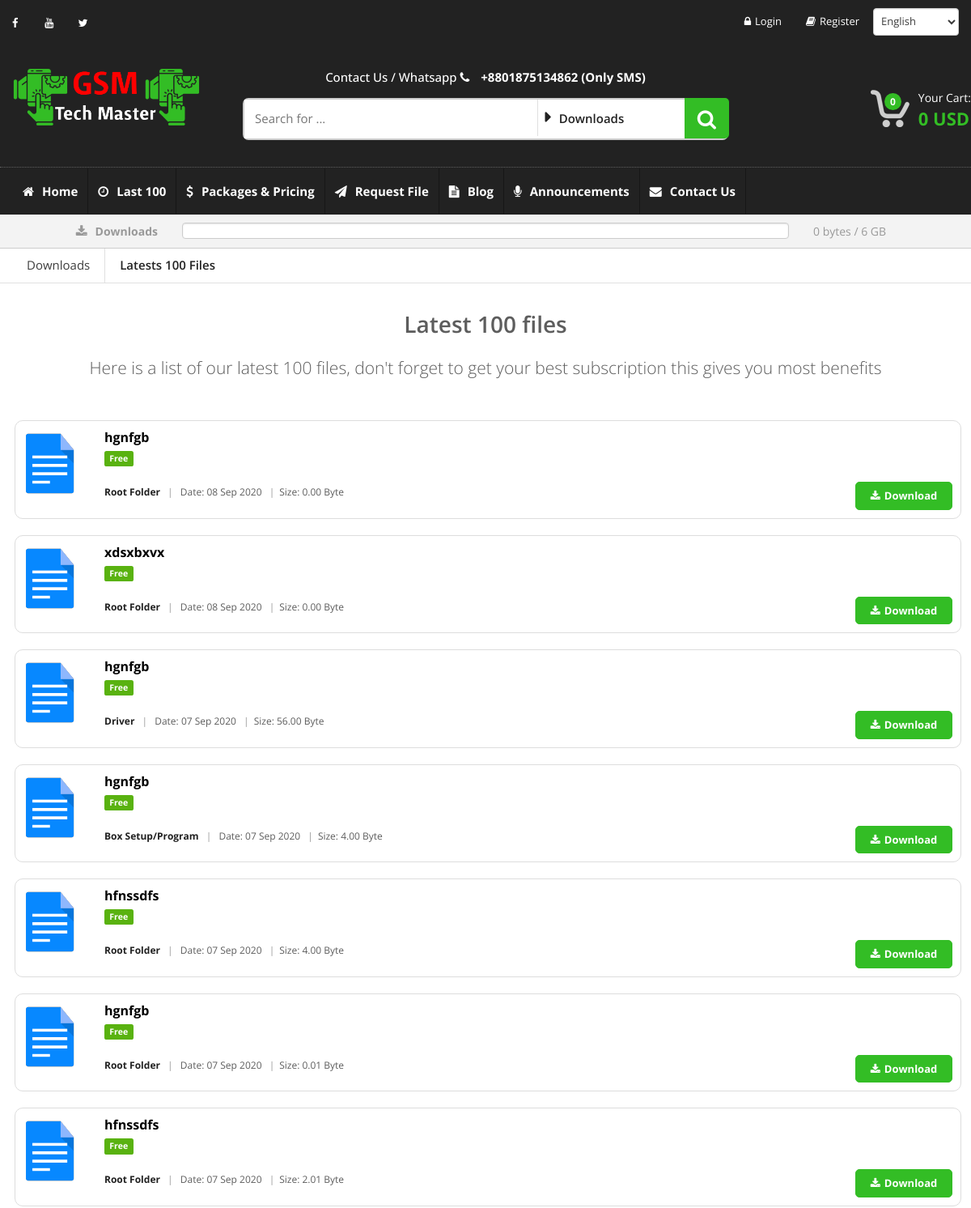
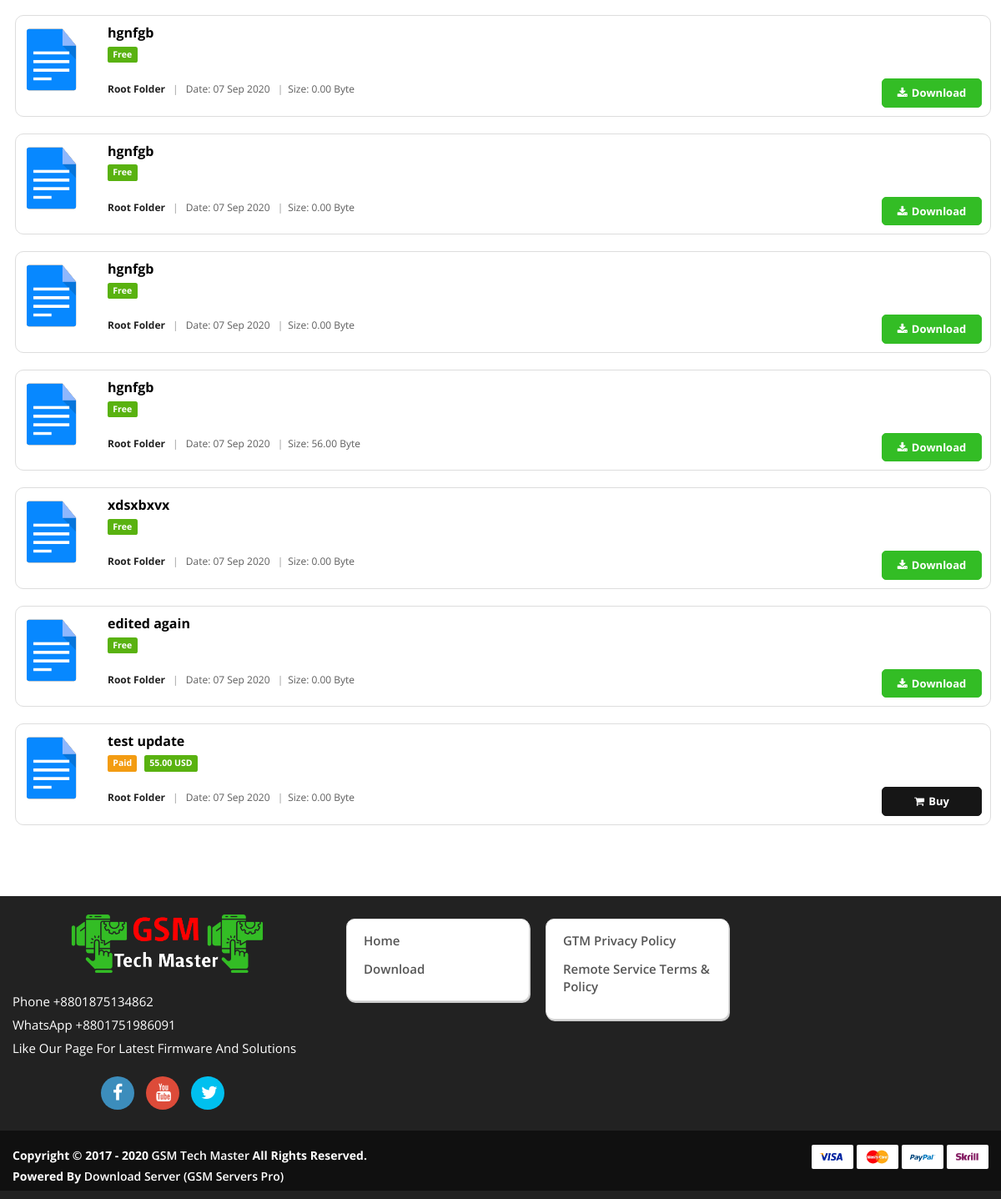
/pages/recent-files.php, run on the app's committed database (2 pictures, top to bottom).
### tables this page shows
CREATE TABLE `system_setup` (
  `id` int(11) NOT NULL,
  `site_title` tinytext DEFAULT NULL,
  `site_url` tinytext DEFAULT NULL,
  `site_logo` tinytext DEFAULT NULL,
  `lazy_image` tinytext DEFAULT NULL,
  `default_folder_icon` tinytext DEFAULT NULL,
  `default_file_thumbnail` tinytext DEFAULT NULL,
  `og_image` tinytext DEFAULT NULL,
  `fav_icon` tinytext DEFAULT NULL,
  `meta_tag` text DEFAULT NULL,
  `meta_description` text DEFAULT NULL,
  `support_email` tinytext DEFAULT NULL,
  `contact_email` tinytext DEFAULT NULL,
  `technical_email` tinytext DEFAULT NULL,
  `billing_email` tinytext DEFAULT NULL,
  `currency_code` varchar(10) DEFAULT NULL,
  `currency_format` varchar(10) DEFAULT NULL,
  `currency_decimal` varchar(10) DEFAULT NULL,
  `maximum_pending_order` varchar(10) DEFAULT NULL,
  `allow_registration` tinyint(1) DEFAULT 0,
  `mail_verification` tinyint(1) DEFAULT 0,
  `captcha_active` tinyint(1) DEFAULT 0,
  `lazy_active` tinyint(1) DEFAULT 0,
  `balance_order` tinyint(1) DEFAULT NULL,
  `balance_transfer` tinyint(1) DEFAULT 0,
  `show_partner` tinyint(1) DEFAULT 1,
  `show_recent_file` tinyint(1) DEFAULT 1,
  `show_top_file` tinyint(1) DEFAULT 1,
  `show_announcement` tinyint(1) DEFAULT 1,
  `login_download` tinyint(1) DEFAULT 1,
  `free_download_size` varchar(20) DEFAULT '5',
  `size_unit` varchar(6) DEFAULT 'GB',
  `size_in_bytes` varchar(40) DEFAULT '5368709120',
  `file_limit` int(4) DEFAULT 15,
  `theme_color` varchar(12) DEFAULT 'green',
  `theme_text` varchar(12) DEFAULT 'blue',
  `top_bar_color` varchar(12) DEFAULT 'yellow',
  `menu_bar_color` varchar(12) DEFAULT 'red',
  `header_color` varchar(12) DEFAULT 'pink',
  `news_part` varchar(12) DEFAULT 'orange',
  `folder_color` varchar(12) DEFAULT 'green',
  `footer_color` varchar(12) DEFAULT 'gray',
  `footer_bar_color` varchar(12) DEFAULT 'black',
  `show_map` int(1) DEFAULT 0,
  `map_url` varchar(400) DEFAULT 'https://www.google.com/maps/embed?pb=!1m18!1m12!1m3!1d3651.873610134837!2d90.4224795145893!3d23.751886084588595!2m3!1f0!2f0!3f0!3m2!1i1024!2i768!4f13.1!3m3!1m2!1s0x3755b871cec3a7e5%3A0xf766a4fabc165e9b!2sTaltola%20Market%20Rd%2C%20Dhaka!5e0!3m2!1sen!2sbd!4v1574410761745!5m2!1sen!2sbd',
  `is_email_verified` int(1) DEFAULT 1,
  `is_active` int(1) DEFAULT 1,
  `created_at` timestamp NULL DEFAULT current_timestamp(),
  `updated_at` timestamp NULL DEFAULT NULL ON UPDATE current_timestamp(),
  `created_by` int(11) DEFAULT NULL,
  `updated_by` int(11) DEFAULT NULL
);

CREATE TABLE `interface_setup` (
  `id` bigint(20) UNSIGNED NOT NULL,
  `language` varchar(10) DEFAULT NULL,
  `skin` varchar(15) DEFAULT NULL,
  `default_password` varchar(300) DEFAULT NULL,
  `show_new_days` int(5) DEFAULT 3,
  `footer_text` text DEFAULT NULL,
  `copyright` text DEFAULT NULL,
  `header_contact` text DEFAULT NULL,
  `footer_contact` text DEFAULT NULL,
  `switch_language` int(1) UNSIGNED DEFAULT 0,
  `enable_review` int(1) UNSIGNED DEFAULT 0,
  `facebook_url` varchar(400) DEFAULT NULL,
  `youtube_url` varchar(400) DEFAULT NULL,
  `twitter_url` varchar(400) DEFAULT NULL,
  `linkedin_url` varchar(400) DEFAULT NULL,
  `instagram_url` varchar(400) DEFAULT NULL,
  `image_slider` int(1) DEFAULT 0,
  `download_search` int(1) DEFAULT 0,
  `download_folder` int(1) DEFAULT 0,
  `feature_and_arrival` int(1) DEFAULT 0,
  `best_sells` int(1) DEFAULT 1,
  `top_feature_product` int(1) DEFAULT 1,
  `top_and_recent_file_list` int(1) DEFAULT 1,
  `our_partner` int(1) DEFAULT 1,
  `active` int(1) DEFAULT 1,
  `created_at` timestamp NULL DEFAULT NULL,
  `updated_at` timestamp NULL DEFAULT NULL ON UPDATE current_timestamp(),
  `updated_by` int(11) DEFAULT NULL
);

CREATE TABLE `files` (
  `id` int(11) NOT NULL,
  `title` varchar(255) NOT NULL,
  `description` text NOT NULL,
  `device_brand` varchar(255) NOT NULL,
  `device_model` varchar(255) NOT NULL,
  `android_version` varchar(255) NOT NULL,
  `firmware_version` varchar(255) DEFAULT NULL,
  `chip_detail` varchar(255) NOT NULL,
  `country` varchar(255) NOT NULL,
  `language` varchar(255) NOT NULL,
  `support_tool` varchar(255) NOT NULL,
  `file_method` varchar(255) NOT NULL,
  `direct_url` varchar(512) NOT NULL,
  `file` varchar(255) NOT NULL,
  `file_size` double(10,2) NOT NULL,
  `file_size_unit` varchar(255) DEFAULT NULL,
  `is_paid` varchar(255) NOT NULL,
  `price` double(10,2) DEFAULT NULL,
  `price_unit` varchar(255) DEFAULT NULL,
  `is_featured` varchar(255) NOT NULL,
  `is_active` varchar(255) NOT NULL,
  `thumbnail` varchar(255) DEFAULT NULL,
  `image` varchar(255) DEFAULT NULL,
  `folder` int(11) DEFAULT NULL,
  `created_at` timestamp NOT NULL DEFAULT current_timestamp(),
  `updated_at` timestamp NULL DEFAULT NULL ON UPDATE current_timestamp(),
  `created_by` int(11) DEFAULT NULL,
  `updated_by` int(11) DEFAULT NULL
);

CREATE TABLE `folders` (
  `id` int(11) NOT NULL,
  `title` varchar(255) NOT NULL,
  `description` varchar(255) NOT NULL,
  `thumbnail` varchar(255) NOT NULL,
  `is_active` varchar(255) NOT NULL,
  `parent` int(11) DEFAULT NULL,
  `created_at` timestamp NOT NULL DEFAULT current_timestamp(),
  `updated_at` timestamp NULL DEFAULT NULL ON UPDATE current_timestamp(),
  `created_by` int(11) DEFAULT NULL,
  `updated_by` int(11) DEFAULT NULL
);

### pages/recent-files.php (the view, shortened to what the rows shown need)
<?php include('../layout/header.php'); ?>
<?php include(ROOT_PATH.'layout/navbar.php'); ?>
<?php include(ROOT_PATH.'functions/fileManager.php'); ?>
<div class="wrapper">
  <div class="inline-width pad-b-20">
    <div class="container text-center">
      <h1 class="section-title">Latest 100 files</h1>
    </div>
  </div>
  <div class="inline-width pad-b-50">
    <div class="container">
      <div class="row">
        <div class="col-md-12 col-sm-12 col-xs-12">
          <?php
          $recent_files = get_recent_files($conn, $limit=100);
          if($recent_files->num_rows > 0){
            foreach($recent_files as $rf){
              $folder = get_folder_by_file_id($conn, $file_id=$rf['id']);
            ?>
          <div class="file-list-item">
            <div class="image">
              <a href="<?=FILE_DETAILS_URL.$rf['id']?>">
                <img
                  src="<?=(isset($rf['thumbnail']) && $rf['thumbnail'] != '') ? DEFAULT_FILE_ICON_PATH . $rf['thumbnail'] : DEFAULT_FILE_ICON_SRC ?>"
                  class="img-responsive">
              </a>
            </div>
            <div class="body">
              <div class="title">
                <a href="<?=FILE_DETAILS_URL.$rf['id']?>"><?=$rf['title']?></a>
              </div>
              <div class="file-labels">
                <?php
                if($rf['is_paid'] == 'Yes'){ ?>
                <span class="label label-warning">Paid</span>
                <span class="label label-success"><?=$rf['price']?> <?=$rf['price_unit']?></span>
                <?php
                }else{ ?>
                <span class="label label-success">Free</span>
                <?php } ?>
              </div>
              <p class="description"></p>
              <div class="content-controls">
                <span class="file-folder text-bold"><a
                    href="<?=(isset($folder) && count($folder) > 0) ? FOLDER_URL.$folder['id'] : BASE_URL?>"
                    target="_blank"><?=(isset($folder) && count($folder) > 0) ? $folder['title'] : 'Root Folder'?></a></span>
                <span class="seprator text-muted">&ensp;|&ensp;</span>
                <span class="file-date">Date: <?=date('d M Y', strtotime($rf['created_at']))?></span>
                <span class="seprator text-muted">&ensp;|&ensp;</span><span class="file-date">Size:
                  <?=$rf['file_size']?>
                  <?=$rf['file_size_unit']?></span>
              </div>
            </div>
            <div class="content-buttons">
              <?php
              if($rf['is_paid'] == 'Yes'){ ?>
              <a class="btn btn-primary content-btn" href="<?=FILE_DETAILS_URL.$rf['id']?>"><i
                  class="fa fa-shopping-cart fw-r5"></i>Buy</a>
              <?php
              }else{ ?>
              <a class="btn btn-secondary content-btn" href="<?=FILE_DETAILS_URL.$rf['id']?>"><i
                  class="fa fa-download fw-r5"></i>Download</a>
              <?php
              } ?>
            </div>
          </div>
          <?php
            }
          }
          ?>
        </div>
      </div>
    </div>
  </div>
</div>
<?php include('../layout/footer.php'); ?>
<?php include('../layout/foot-scripts.php'); ?>

### layout/navbar.php (shortened to what the rows shown need)
<header class="no-padding-bottom header-alt">
    <div class="container no-padding">
        <div class="col-md-3 col-sm-6 col-xs-12 logo-holder">
            <div class="logo">
                <a href="<?=BASE_URL?>">
                    <img src="<?=isset($site_logo) ? $site_logo : ''?>" alt="Download Server" />
                </a>
            </div>
        </div>
        <div class="col-md-6 hidden-sm hidden-xs top-search-holder no-margin">
            <div class="search-area-top">
                <p class="text-white"><?=isset($header_contact) ? $header_contact : ''?></p>
            </div>
        </div>
    </div>
</header>

### layout/footer.php (shortened to what the rows shown need)
<footer id="footer" class="">
    <div class="link-list-row">
        <div class="container no-padding">
            <div class="col-xs-12 col-md-4 ">
                <div class="contact-info">
                    <div class="footer-logo text-center">
                        <img src="<?=isset($site_logo) ? BASE_URL.$site_logo : ''?>" alt="GSM server Free Firmware" />
                    </div>
                    <p>
                        <?=isset($footer_contact) ? $footer_contact : ''?>
                    </p>
                    <div class="social-icons text-center">
                        <ul>
                        </ul>
                    </div>
                </div>
            </div>
        </div>
    </div>
    <div class="copyright-bar">
        <div class="container">
            <div class="col-md-6 col-sm-6 col-xs-12 no-margin">
                <div class="copyright">
                    <?=isset($copyright) ? $copyright : ''?> <br>
                    <?=isset($footer_text) ? $footer_text : ''?>
                </div>
            </div>
        </div>
    </div>
</footer>

### data on the page
system_setup: site_logo (picture)
interface_setup: header_contact "Contact Us / Whatsapp +8801875134862 (Only SMS)", footer_contact "Phone +8801875134862 WhatsApp +8801751986091 Like Our Page For Latest Firmware And Solutions", copyright "Copyright © 2017 - 2020 GSM Tech Master All Rights Reserved.", footer_text "Powered By Download Server (GSM Servers Pro)"
files: title "hgnfgb", is_paid "Free", shows "Root Folder", created_at "08 Sep 2020", file_size "0.00", file_size_unit "Byte"
files: title "xdsxbxvx", is_paid "Free", shows "Root Folder", created_at "08 Sep 2020", file_size "0.00", file_size_unit "Byte"
files: title "hgnfgb", is_paid "Free", folder.title "Driver", created_at "07 Sep 2020", file_size "56.00", file_size_unit "Byte"
files: title "hgnfgb", is_paid "Free", folder.title "Box Setup/Program", created_at "07 Sep 2020", file_size "4.00", file_size_unit "Byte"
files: title "hfnssdfs", is_paid "Free", shows "Root Folder", created_at "07 Sep 2020", file_size "4.00", file_size_unit "Byte"
files: title "hgnfgb", is_paid "Free", shows "Root Folder", created_at "07 Sep 2020", file_size "0.01", file_size_unit "Byte"
files: title "hfnssdfs", is_paid "Free", shows "Root Folder", created_at "07 Sep 2020", file_size "2.01", file_size_unit "Byte"
files: title "hgnfgb", is_paid "Free", shows "Root Folder", created_at "07 Sep 2020", file_size "0.00", file_size_unit "Byte"
files: title "hgnfgb", is_paid "Free", shows "Root Folder", created_at "07 Sep 2020", file_size "0.00", file_size_unit "Byte"
files: title "hgnfgb", is_paid "Free", shows "Root Folder", created_at "07 Sep 2020", file_size "0.00", file_size_unit "Byte"
files: title "hgnfgb", is_paid "Free", shows "Root Folder", created_at "07 Sep 2020", file_size "56.00", file_size_unit "Byte"
files: title "xdsxbxvx", is_paid "Free", shows "Root Folder", created_at "07 Sep 2020", file_size "0.00", file_size_unit "Byte"
files: title "edited again", is_paid "Free", shows "Root Folder", created_at "07 Sep 2020", file_size "0.00", file_size_unit "Byte"
files: title "test update", price "55.00", price_unit "USD", shows "Root Folder", created_at "07 Sep 2020", file_size "0.00", file_size_unit "Byte"

### other printed values
size_humanize($original_size)['SAU'] "0 bytes"
